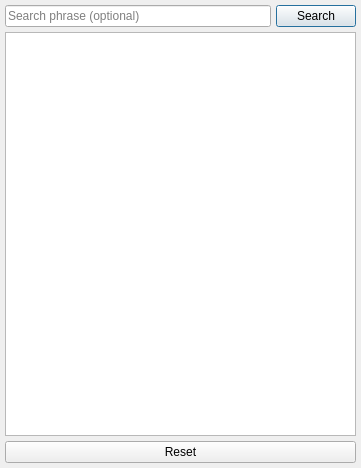
<?xml version="1.0" encoding="UTF-8"?>
<ui version="4.0">
 <class>Dialog</class>
 <widget class="QDialog" name="Dialog">
  <property name="geometry">
   <rect>
    <x>0</x>
    <y>0</y>
    <width>361</width>
    <height>468</height>
   </rect>
  </property>
  <property name="windowTitle">
   <string>Advanced Search</string>
  </property>
  <layout class="QVBoxLayout" name="verticalLayout">
   <property name="spacing">
    <number>5</number>
   </property>
   <property name="margin">
    <number>5</number>
   </property>
   <item>
    <layout class="QHBoxLayout" name="horizontalLayout">
     <property name="spacing">
      <number>5</number>
     </property>
     <property name="margin">
      <number>0</number>
     </property>
     <item>
      <widget class="LineEdit" name="lineEditPhrase">
       <property name="inputMethodHints">
        <set>Qt::ImhDigitsOnly|Qt::ImhLowercaseOnly|Qt::ImhUppercaseOnly</set>
       </property>
       <property name="placeholderText">
        <string>Search phrase (optional)</string>
       </property>
      </widget>
     </item>
     <item>
      <widget class="QPushButton" name="buttonSearch">
       <property name="sizePolicy">
        <sizepolicy hsizetype="Minimum" vsizetype="Preferred">
         <horstretch>0</horstretch>
         <verstretch>0</verstretch>
        </sizepolicy>
       </property>
       <property name="text">
        <string>Search</string>
       </property>
       <property name="icon">
        <iconset theme="find">
         <normaloff/>
        </iconset>
       </property>
       <property name="iconSize">
        <size>
         <width>16</width>
         <height>16</height>
        </size>
       </property>
      </widget>
     </item>
    </layout>
   </item>
   <item>
    <widget class="QTreeWidget" name="treeWidget">
     <property name="headerHidden">
      <bool>true</bool>
     </property>
     <column>
      <property name="text">
       <string notr="true">1</string>
      </property>
     </column>
    </widget>
   </item>
   <item>
    <widget class="QPushButton" name="buttonReset">
     <property name="text">
      <string>Reset</string>
     </property>
     <property name="iconSize">
      <size>
       <width>16</width>
       <height>16</height>
      </size>
     </property>
    </widget>
   </item>
  </layout>
 </widget>
 <customwidgets>
  <customwidget>
   <class>LineEdit</class>
   <extends>QLineEdit</extends>
   <header>.custom</header>
  </customwidget>
 </customwidgets>
 <tabstops>
  <tabstop>treeWidget</tabstop>
  <tabstop>buttonSearch</tabstop>
  <tabstop>lineEditPhrase</tabstop>
 </tabstops>
 <resources/>
 <connections/>
</ui>
